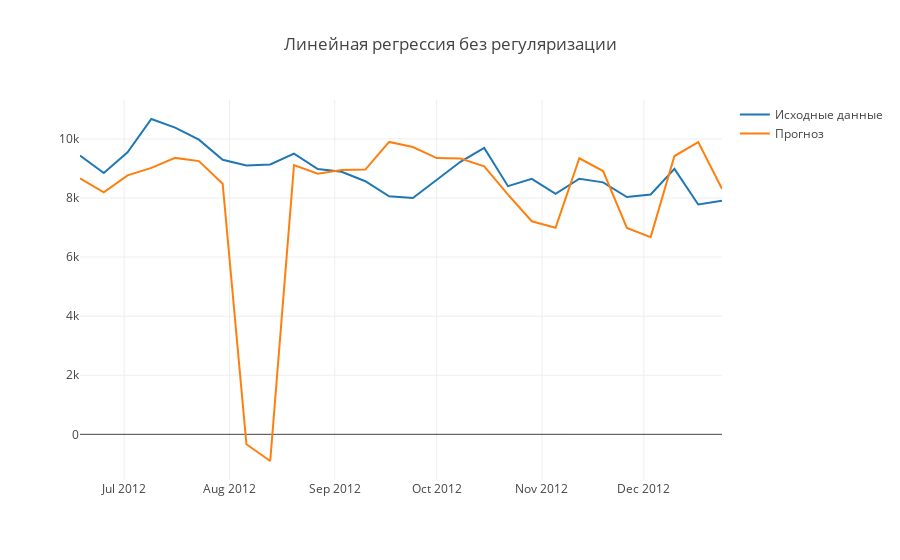

Source (notebook cell):
### Code cell
plotly_df(pd.DataFrame({'Исходные данные': y_test, 'Прогноз': lin_predict}, index=learning_samples.index[116:]),
          title='Линейная регрессия без регуляризации')
